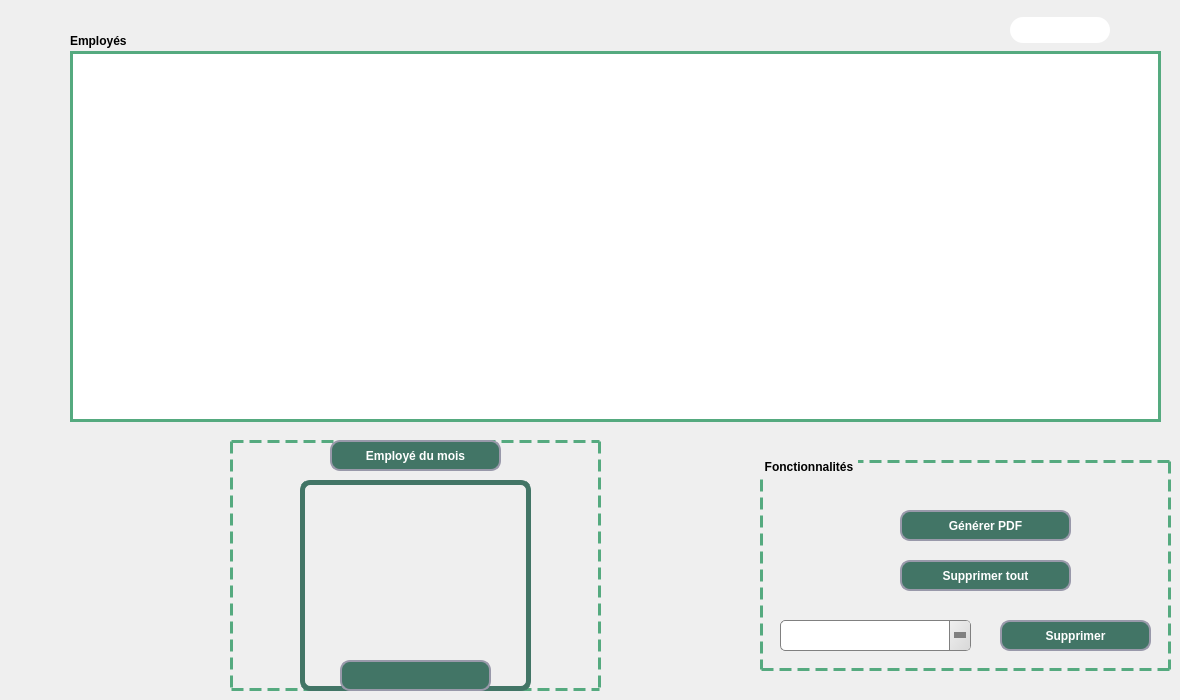
     <widget class="QWidget" name="tab">
      <attribute name="title">
       <string>Afficher employé</string>
      </attribute>
      <widget class="QGroupBox" name="groupBox">
       <property name="geometry">
        <rect>
         <x>760</x>
         <y>460</y>
         <width>411</width>
         <height>211</height>
        </rect>
       </property>
       <property name="styleSheet">
        <string notr="true">QGroupBox {
border: 3px dashed rgb(85, 170, 127);
margin-top: 1ex; /* leave space at the top for the title */
font: 75 9pt &quot;MS Shell Dlg 2&quot;;
font-weight: bold;
}

QGroupBox::title {
subcontrol-origin: margin;
padding: 0 3px;

}
</string>
       </property>
       <property name="title">
        <string>Fonctionnalités</string>
       </property>
       <widget class="QPushButton" name="pushButton_supprimer">
        <property name="geometry">
         <rect>
          <x>240</x>
          <y>160</y>
          <width>151</width>
          <height>31</height>
         </rect>
        </property>
        <property name="styleSheet">
         <string notr="true">QPushButton{
background: rgb(66, 117, 102);
border-radius:10px;
border-style:solid;
border-width:2px;
border-color:#9999aa;
color:white;
font: 75 9pt &quot;MS Shell Dlg 2&quot;;
font-weight: bold;
}
QPushButton:enabled{
background-color: rgb(66, 117, 102);
color:white;
}

QPushButton:pressed{
background-color: qlineargradient(spread:pad, x1:0.5, y1:0.0342727, x2:0.5, y2:1, stop:0 rgba(0, 255, 255, 255), stop:1 rgba(255, 255, 255, 255));
color:#fffffe;
}

QPushButton:hover:!pressed{
background-color: rgb(221,222,217);
color:#0c2f70;
}

QPushButton:disabled{
background-color:rgb(66, 117, 102);
color:#ffffff;
}
</string>
        </property>
        <property name="text">
         <string>Supprimer</string>
        </property>
       </widget>
       <widget class="QPushButton" name="pushButton_supprimertab">
        <property name="geometry">
         <rect>
          <x>140</x>
          <y>100</y>
          <width>171</width>
          <height>31</height>
         </rect>
        </property>
        <property name="styleSheet">
         <string notr="true">QPushButton{
background: rgb(66, 117, 102);
border-radius:10px;
border-style:solid;
border-width:2px;
border-color:#9999aa;
color:white;
font: 75 9pt &quot;MS Shell Dlg 2&quot;;
font-weight: bold;
}
QPushButton:enabled{
background-color: rgb(66, 117, 102);
color:white;
}

QPushButton:pressed{
background-color: qlineargradient(spread:pad, x1:0.5, y1:0.0342727, x2:0.5, y2:1, stop:0 rgba(0, 255, 255, 255), stop:1 rgba(255, 255, 255, 255));
color:#fffffe;
}

QPushButton:hover:!pressed{
background-color: rgb(221,222,217);
color:#0c2f70;
}

QPushButton:disabled{
background-color:rgb(66, 117, 102);
color:#ffffff;
}
</string>
        </property>
        <property name="text">
         <string>Supprimer tout</string>
        </property>
       </widget>
       <widget class="QComboBox" name="comboBox_statut_2">
        <property name="geometry">
         <rect>
          <x>20</x>
          <y>160</y>
          <width>191</width>
          <height>31</height>
         </rect>
        </property>
        <property name="styleSheet">
         <string notr="true">QComboBox {
background: qlineargradient(x1:0, y1:0, x2:1, y2:0,
stop:0 #E1E1E1, stop: 0.4 #DDDDDD,
stop: 0.5 #D8D8D8, stop: 1.0 #D3D3D3);
border: 1px solid gray;
border-radius: 5px;
padding: 1px 18px 1px 3px;
}
QComboBox::down-arrow {
width: 0;
height: 0;
border-style: solid;
border-width: 6px 6px 0 6px;
border-color: gray transparent transparent transparent;
}
QComboBox::drop-down {
subcontrol-origin: padding;
subcontrol-position: top right;
width: 20px;
border-left-width: 1px;
border-left-color: gray;
border-left-style: solid;
border-top-right-radius: 3px;
border-bottom-right-radius: 3px;
background: qlineargradient(x1: 0, y1: 0, x2: 1, y2: 1, stop: 0 #f0f0f0, stop: 1 #d8d8d8);

}
QComboBox::hover {
background: #d0d0d0;
}

QComboBox::pressed {
background: #c8c8c8;
}
</string>
        </property>
       </widget>
       <widget class="QPushButton" name="pushButton_PDF">
        <property name="geometry">
         <rect>
          <x>140</x>
          <y>50</y>
          <width>171</width>
          <height>31</height>
         </rect>
        </property>
        <property name="styleSheet">
         <string notr="true">QPushButton{
background: rgb(66, 117, 102);
border-radius:10px;
border-style:solid;
border-width:2px;
border-color:#9999aa;
color:white;
font: 75 9pt &quot;MS Shell Dlg 2&quot;;
font-weight: bold;
}
QPushButton:enabled{
background-color: rgb(66, 117, 102);
color:white;
}

QPushButton:pressed{
background-color: qlineargradient(spread:pad, x1:0.5, y1:0.0342727, x2:0.5, y2:1, stop:0 rgba(0, 255, 255, 255), stop:1 rgba(255, 255, 255, 255));
color:#fffffe;
}

QPushButton:hover:!pressed{
background-color: rgb(221,222,217);
color:#0c2f70;
}

QPushButton:disabled{
background-color:rgb(66, 117, 102);
color:#ffffff;
}
</string>
        </property>
        <property name="text">
         <string>Générer PDF</string>
        </property>
       </widget>
       <widget class="QLabel" name="label_14">
        <property name="geometry">
         <rect>
          <x>50</x>
          <y>30</y>
          <width>61</width>
          <height>51</height>
         </rect>
        </property>
        <property name="styleSheet">
         <string notr="true">border-image: url(:/ICON/331585408_556456159849722_8965214278401908655_n.png);</string>
        </property>
        <property name="text">
         <string/>
        </property>
       </widget>
       <widget class="QLabel" name="label_15">
        <property name="geometry">
         <rect>
          <x>60</x>
          <y>90</y>
          <width>51</width>
          <height>51</height>
         </rect>
        </property>
        <property name="styleSheet">
         <string notr="true">border-image: url(:/ICON/corbeille.png);</string>
        </property>
        <property name="text">
         <string/>
        </property>
       </widget>
      </widget>
      <widget class="QTableView" name="tableView">
       <property name="geometry">
        <rect>
         <x>70</x>
         <y>51</y>
         <width>1091</width>
         <height>371</height>
        </rect>
       </property>
       <property name="styleSheet">
        <string notr="true">QHeaderView::section {
	font: 75 9pt &quot;MS Shell Dlg 2&quot;;
font-weight: bold;
	color:rgb(66,117,102);
    padding: 4px;
    border-style: solid ;
    border-bottom: 2px solid rgb(85, 170, 127) ;
    border-right: 2px solid rgb(85, 170, 127) ;
}
QScrollBar:horizontal {
    border: 2px solid grey;
    background: #3f7265;
    height: 15px;
    margin: 0px 20px 0 20px;
}
QScrollBar::handle:horizontal {
    background:rgb(238, 238, 238);
    min-width: 20px;
}
QScrollBar::add-line:horizontal {
    border: 2px solid grey;
    background: #3f7265;
    width: 20px;
    subcontrol-position: right;
    subcontrol-origin: margin;
}

QScrollBar::sub-line:horizontal {
    border: 2px solid grey;
    background: #3f7265;
    width: 20px;
    subcontrol-position: left;
    subcontrol-origin: margin;
}
QTableView {

    border: 3px solid rgb(85, 170, 127);
    inner-border: 3px dashed rgb(85, 170, 127);
    margin-top: 1ex; /* leave space at the top for the title */
font: 10pt &quot;MS Shell Dlg 2&quot;;
}

</string>
       </property>
      </widget>
      <widget class="QLabel" name="label_13">
       <property name="geometry">
        <rect>
         <x>70</x>
         <y>30</y>
         <width>71</width>
         <height>21</height>
        </rect>
       </property>
       <property name="styleSheet">
        <string notr="true">QLabel{
font: 75 9pt &quot;MS Shell Dlg 2&quot;;
font-weight: bold;}
</string>
       </property>
       <property name="text">
        <string>Employés</string>
       </property>
      </widget>
      <widget class="QLabel" name="label_19">
       <property name="geometry">
        <rect>
         <x>1000</x>
         <y>10</y>
         <width>161</width>
         <height>41</height>
        </rect>
       </property>
       <property name="styleSheet">
        <string notr="true">border-image: url(:/ICON/331307335_580804193677575_966179827642562636_n.png);</string>
       </property>
       <property name="text">
        <string/>
       </property>
      </widget>
      <widget class="QTableView" name="tableView_employe2">
       <property name="geometry">
        <rect>
         <x>450</x>
         <y>150</y>
         <width>256</width>
         <height>192</height>
        </rect>
       </property>
      </widget>
      <widget class="QGroupBox" name="groupBox_2">
       <property name="geometry">
        <rect>
         <x>230</x>
         <y>440</y>
         <width>371</width>
         <height>251</height>
        </rect>
       </property>
       <property name="styleSheet">
        <string notr="true">QGroupBox {
border: 3px dashed rgb(85, 170, 127);
margin-top: 1ex; /* leave space at the top for the title */
font: 75 9pt &quot;MS Shell Dlg 2&quot;;
font-weight: bold;
}

QGroupBox::title {
subcontrol-origin: margin;
padding: 0 3px;

}
</string>
       </property>
       <property name="title">
        <string/>
       </property>
       <widget class="QPushButton" name="pushButton_PDF_2">
        <property name="geometry">
         <rect>
          <x>100</x>
          <y>0</y>
          <width>171</width>
          <height>31</height>
         </rect>
        </property>
        <property name="styleSheet">
         <string notr="true">QPushButton{
background: rgb(66, 117, 102);
border-radius:10px;
border-style:solid;
border-width:2px;
border-color:#9999aa;
color:white;
font: 75 9pt &quot;MS Shell Dlg 2&quot;;
font-weight: bold;
}
QPushButton:enabled{
background-color: rgb(66, 117, 102);
color:white;
}

QPushButton:pressed{
background-color: qlineargradient(spread:pad, x1:0.5, y1:0.0342727, x2:0.5, y2:1, stop:0 rgba(0, 255, 255, 255), stop:1 rgba(255, 255, 255, 255));
color:#fffffe;
}

QPushButton:hover:!pressed{
background-color: rgb(221,222,217);
color:#0c2f70;
}

QPushButton:disabled{
background-color:rgb(66, 117, 102);
color:#ffffff;
}
</string>
        </property>
        <property name="text">
         <string>Employé du mois</string>
        </property>
       </widget>
       <widget class="QLabel" name="employename">
        <property name="geometry">
         <rect>
          <x>110</x>
          <y>220</y>
          <width>151</width>
          <height>31</height>
         </rect>
        </property>
        <property name="styleSheet">
         <string notr="true">QLabel{
background: rgb(66, 117, 102);
border-radius:10px;
border-style:solid;
border-width:2px;
border-color:#9999aa;
color:white;
font: 75 9pt &quot;MS Shell Dlg 2&quot;;
font-weight: bold;
}</string>
        </property>
        <property name="text">
         <string/>
        </property>
       </widget>
       <widget class="QLabel" name="label_21">
        <property name="geometry">
         <rect>
          <x>10</x>
          <y>20</y>
          <width>61</width>
          <height>51</height>
         </rect>
        </property>
        <property name="text">
         <string/>
        </property>
        <property name="pixmap">
         <pixmap resource="iconn.qrc">:/ICON/confettis.png</pixmap>
        </property>
        <property name="scaledContents">
         <bool>true</bool>
        </property>
       </widget>
       <widget class="QLabel" name="label_22">
        <property name="geometry">
         <rect>
          <x>300</x>
          <y>20</y>
          <width>61</width>
          <height>51</height>
         </rect>
        </property>
        <property name="text">
         <string/>
        </property>
        <property name="pixmap">
         <pixmap resource="iconn.qrc">:/ICON/confettis.png</pixmap>
        </property>
        <property name="scaledContents">
         <bool>true</bool>
        </property>
       </widget>
       <widget class="QLabel" name="label_23">
        <property name="geometry">
         <rect>
          <x>310</x>
          <y>190</y>
          <width>61</width>
          <height>51</height>
         </rect>
        </property>
        <property name="text">
         <string/>
        </property>
        <property name="pixmap">
         <pixmap resource="iconn.qrc">:/ICON/confettis.png</pixmap>
        </property>
        <property name="scaledContents">
         <bool>true</bool>
        </property>
       </widget>
       <widget class="QLabel" name="label_24">
        <property name="geometry">
         <rect>
          <x>10</x>
          <y>190</y>
          <width>61</width>
          <height>51</height>
         </rect>
        </property>
        <property name="text">
         <string/>
        </property>
        <property name="pixmap">
         <pixmap resource="iconn.qrc">:/ICON/confettis.png</pixmap>
        </property>
        <property name="scaledContents">
         <bool>true</bool>
        </property>
       </widget>
       <widget class="QLabel" name="label_image">
        <property name="geometry">
         <rect>
          <x>70</x>
          <y>40</y>
          <width>231</width>
          <height>211</height>
         </rect>
        </property>
        <property name="minimumSize">
         <size>
          <width>0</width>
          <height>0</height>
         </size>
        </property>
        <property name="styleSheet">
         <string notr="true">QLabel{

border-radius:10px;
border-style:solid;
border-width:5px;
border-color:rgb(66, 117, 102);

}</string>
        </property>
        <property name="text">
         <string/>
        </property>
        <property name="scaledContents">
         <bool>true</bool>
        </property>
       </widget>
       <zorder>pushButton_PDF_2</zorder>
       <zorder>label_21</zorder>
       <zorder>label_22</zorder>
       <zorder>label_23</zorder>
       <zorder>label_24</zorder>
       <zorder>label_image</zorder>
       <zorder>employename</zorder>
      </widget>
      <widget class="QLineEdit" name="lineEdit_rechercher">
       <property name="geometry">
        <rect>
         <x>1010</x>
         <y>17</y>
         <width>100</width>
         <height>26</height>
        </rect>
       </property>
       <property name="styleSheet">
        <string notr="true">QLineEdit{
border-radius:13px;
border-style:solid;
border-width:0px;
border-color:#aaaaa;
font: 75 9pt &quot;MS Shell Dlg 2&quot;;
font-weight: bold;
}</string>
       </property>
      </widget>
      <zorder>tableView_employe2</zorder>
      <zorder>groupBox</zorder>
      <zorder>tableView</zorder>
      <zorder>label_13</zorder>
      <zorder>label_19</zorder>
      <zorder>groupBox_2</zorder>
      <zorder>lineEdit_rechercher</zorder>
     </widget>
